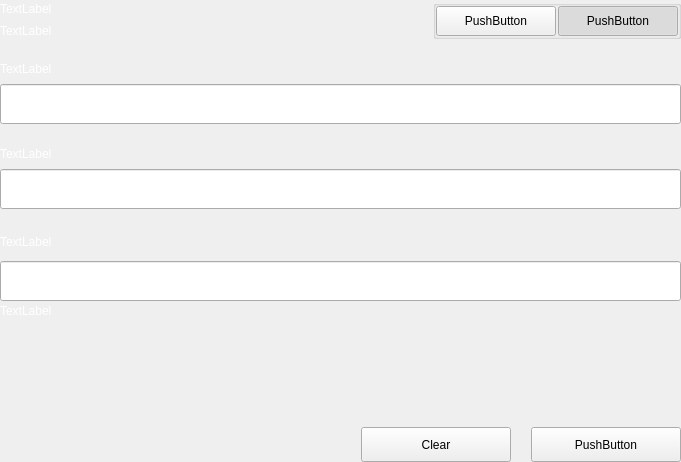
<?xml version="1.0" encoding="UTF-8"?>
<ui version="4.0">
 <class>SettingsBitToolWidget</class>
 <widget class="QWidget" name="SettingsBitToolWidget">
  <property name="geometry">
   <rect>
    <x>0</x>
    <y>0</y>
    <width>681</width>
    <height>462</height>
   </rect>
  </property>
  <property name="windowTitle">
   <string>Form</string>
  </property>
  <layout class="QVBoxLayout" name="verticalLayout">
   <property name="spacing">
    <number>0</number>
   </property>
   <property name="leftMargin">
    <number>0</number>
   </property>
   <property name="topMargin">
    <number>0</number>
   </property>
   <property name="rightMargin">
    <number>0</number>
   </property>
   <property name="bottomMargin">
    <number>0</number>
   </property>
   <item>
    <widget class="QWidget" name="left" native="true">
     <layout class="QVBoxLayout" name="verticalLayout_3">
      <property name="leftMargin">
       <number>0</number>
      </property>
      <property name="topMargin">
       <number>0</number>
      </property>
      <property name="rightMargin">
       <number>0</number>
      </property>
      <property name="bottomMargin">
       <number>0</number>
      </property>
      <item>
       <layout class="QVBoxLayout" name="verticalLayout_2">
        <property name="spacing">
         <number>0</number>
        </property>
        <item>
         <layout class="QHBoxLayout" name="horizontalLayout_3" stretch="3,1">
          <property name="spacing">
           <number>40</number>
          </property>
          <item>
           <layout class="QVBoxLayout" name="verticalLayoutTitle">
            <property name="spacing">
             <number>5</number>
            </property>
            <item>
             <widget class="QLabel" name="labelTitle">
              <property name="styleSheet">
               <string notr="true">color:white;</string>
              </property>
              <property name="text">
               <string>TextLabel</string>
              </property>
             </widget>
            </item>
            <item>
             <widget class="QLabel" name="labelSubtitle1">
              <property name="styleSheet">
               <string notr="true">color:white;</string>
              </property>
              <property name="text">
               <string>TextLabel</string>
              </property>
              <property name="wordWrap">
               <bool>true</bool>
              </property>
             </widget>
            </item>
           </layout>
          </item>
          <item alignment="Qt::AlignTop">
           <widget class="QGroupBox" name="groupBox">
            <property name="title">
             <string/>
            </property>
            <property name="alignment">
             <set>Qt::AlignLeading|Qt::AlignLeft|Qt::AlignTop</set>
            </property>
            <layout class="QHBoxLayout" name="horizontalLayout_4">
             <property name="spacing">
              <number>2</number>
             </property>
             <property name="leftMargin">
              <number>0</number>
             </property>
             <property name="topMargin">
              <number>0</number>
             </property>
             <property name="rightMargin">
              <number>0</number>
             </property>
             <property name="bottomMargin">
              <number>0</number>
             </property>
             <item>
              <spacer name="horizontalSpacer">
               <property name="orientation">
                <enum>Qt::Horizontal</enum>
               </property>
               <property name="sizeHint" stdset="0">
                <size>
                 <width>40</width>
                 <height>20</height>
                </size>
               </property>
              </spacer>
             </item>
             <item>
              <widget class="QPushButton" name="pushLeft">
               <property name="minimumSize">
                <size>
                 <width>120</width>
                 <height>30</height>
                </size>
               </property>
               <property name="maximumSize">
                <size>
                 <width>120</width>
                 <height>30</height>
                </size>
               </property>
               <property name="text">
                <string>PushButton</string>
               </property>
               <property name="checkable">
                <bool>true</bool>
               </property>
               <property name="autoExclusive">
                <bool>true</bool>
               </property>
              </widget>
             </item>
             <item>
              <widget class="QPushButton" name="pushRight">
               <property name="minimumSize">
                <size>
                 <width>120</width>
                 <height>30</height>
                </size>
               </property>
               <property name="maximumSize">
                <size>
                 <width>120</width>
                 <height>30</height>
                </size>
               </property>
               <property name="text">
                <string>PushButton</string>
               </property>
               <property name="checkable">
                <bool>true</bool>
               </property>
               <property name="checked">
                <bool>true</bool>
               </property>
               <property name="autoExclusive">
                <bool>true</bool>
               </property>
              </widget>
             </item>
            </layout>
           </widget>
          </item>
         </layout>
        </item>
        <item>
         <widget class="QSlideStackedWidget" name="stackedWidget">
          <property name="currentIndex">
           <number>0</number>
          </property>
          <widget class="QWidget" name="pageEncrypt">
           <layout class="QVBoxLayout" name="verticalLayout_11">
            <property name="spacing">
             <number>0</number>
            </property>
            <property name="leftMargin">
             <number>0</number>
            </property>
            <property name="topMargin">
             <number>0</number>
            </property>
            <property name="rightMargin">
             <number>0</number>
            </property>
            <property name="bottomMargin">
             <number>0</number>
            </property>
            <item>
             <spacer name="verticalSpacer_8">
              <property name="orientation">
               <enum>Qt::Vertical</enum>
              </property>
              <property name="sizeType">
               <enum>QSizePolicy::Fixed</enum>
              </property>
              <property name="sizeHint" stdset="0">
               <size>
                <width>20</width>
                <height>20</height>
               </size>
              </property>
             </spacer>
            </item>
            <item>
             <widget class="QWidget" name="containerAddressEnc" native="true">
              <layout class="QVBoxLayout" name="containerAddressEncLayout">
               <property name="spacing">
                <number>5</number>
               </property>
               <property name="leftMargin">
                <number>0</number>
               </property>
               <property name="topMargin">
                <number>0</number>
               </property>
               <property name="rightMargin">
                <number>0</number>
               </property>
               <property name="bottomMargin">
                <number>0</number>
               </property>
               <item>
                <widget class="QLabel" name="labelSubtitleAddress">
                 <property name="minimumSize">
                  <size>
                   <width>0</width>
                   <height>20</height>
                  </size>
                 </property>
                 <property name="maximumSize">
                  <size>
                   <width>16777215</width>
                   <height>20</height>
                  </size>
                 </property>
                 <property name="styleSheet">
                  <string notr="true">color:white;</string>
                 </property>
                 <property name="text">
                  <string>TextLabel</string>
                 </property>
                </widget>
               </item>
               <item>
                <widget class="QLineEdit" name="addressIn_ENC">
                 <property name="minimumSize">
                  <size>
                   <width>0</width>
                   <height>40</height>
                  </size>
                 </property>
                 <property name="maximumSize">
                  <size>
                   <width>16777215</width>
                   <height>40</height>
                  </size>
                 </property>
                </widget>
               </item>
              </layout>
             </widget>
            </item>
            <item>
             <spacer name="verticalSpacer_6">
              <property name="orientation">
               <enum>Qt::Vertical</enum>
              </property>
              <property name="sizeType">
               <enum>QSizePolicy::Fixed</enum>
              </property>
              <property name="sizeHint" stdset="0">
               <size>
                <width>20</width>
                <height>20</height>
               </size>
              </property>
             </spacer>
            </item>
            <item>
             <widget class="QWidget" name="containerAddress" native="true">
              <layout class="QHBoxLayout" name="horizontalLayout_9" stretch="2">
               <property name="spacing">
                <number>0</number>
               </property>
               <property name="leftMargin">
                <number>0</number>
               </property>
               <property name="topMargin">
                <number>0</number>
               </property>
               <property name="rightMargin">
                <number>0</number>
               </property>
               <property name="bottomMargin">
                <number>0</number>
               </property>
               <item>
                <layout class="QVBoxLayout" name="verticalLayout_8">
                 <property name="spacing">
                  <number>5</number>
                 </property>
                 <item>
                  <widget class="QLabel" name="labelSubtitleMessage">
                   <property name="minimumSize">
                    <size>
                     <width>0</width>
                     <height>20</height>
                    </size>
                   </property>
                   <property name="maximumSize">
                    <size>
                     <width>16777215</width>
                     <height>20</height>
                    </size>
                   </property>
                   <property name="styleSheet">
                    <string notr="true">color:white;</string>
                   </property>
                   <property name="text">
                    <string>TextLabel</string>
                   </property>
                  </widget>
                 </item>
                 <item>
                  <widget class="QLineEdit" name="passphraseIn_ENC">
                   <property name="minimumSize">
                    <size>
                     <width>0</width>
                     <height>40</height>
                    </size>
                   </property>
                   <property name="maximumSize">
                    <size>
                     <width>16777215</width>
                     <height>40</height>
                    </size>
                   </property>
                  </widget>
                 </item>
                </layout>
               </item>
              </layout>
             </widget>
            </item>
            <item>
             <spacer name="verticalSpacer_7">
              <property name="orientation">
               <enum>Qt::Vertical</enum>
              </property>
              <property name="sizeType">
               <enum>QSizePolicy::Fixed</enum>
              </property>
              <property name="sizeHint" stdset="0">
               <size>
                <width>20</width>
                <height>20</height>
               </size>
              </property>
             </spacer>
            </item>
            <item>
             <widget class="QWidget" name="widget_2" native="true">
              <property name="minimumSize">
               <size>
                <width>0</width>
                <height>75</height>
               </size>
              </property>
              <property name="maximumSize">
               <size>
                <width>16777215</width>
                <height>16777215</height>
               </size>
              </property>
              <layout class="QVBoxLayout" name="verticalLayout_6">
               <property name="leftMargin">
                <number>0</number>
               </property>
               <property name="topMargin">
                <number>0</number>
               </property>
               <property name="rightMargin">
                <number>0</number>
               </property>
               <property name="bottomMargin">
                <number>0</number>
               </property>
               <item>
                <widget class="QLabel" name="labelSubtitleEncryptedKey">
                 <property name="minimumSize">
                  <size>
                   <width>0</width>
                   <height>20</height>
                  </size>
                 </property>
                 <property name="maximumSize">
                  <size>
                   <width>16777215</width>
                   <height>20</height>
                  </size>
                 </property>
                 <property name="styleSheet">
                  <string notr="true">color:white;</string>
                 </property>
                 <property name="text">
                  <string>TextLabel</string>
                 </property>
                </widget>
               </item>
               <item>
                <widget class="QLineEdit" name="encryptedKeyOut_ENC">
                 <property name="minimumSize">
                  <size>
                   <width>0</width>
                   <height>40</height>
                  </size>
                 </property>
                 <property name="maximumSize">
                  <size>
                   <width>16777215</width>
                   <height>40</height>
                  </size>
                 </property>
                </widget>
               </item>
              </layout>
             </widget>
            </item>
            <item>
             <widget class="QLabel" name="statusLabel_ENC">
              <property name="styleSheet">
               <string notr="true">color:white;</string>
              </property>
              <property name="text">
               <string>TextLabel</string>
              </property>
             </widget>
            </item>
            <item>
             <spacer name="verticalSpacer_5">
              <property name="orientation">
               <enum>Qt::Vertical</enum>
              </property>
              <property name="sizeType">
               <enum>QSizePolicy::Expanding</enum>
              </property>
              <property name="sizeHint" stdset="0">
               <size>
                <width>20</width>
                <height>20</height>
               </size>
              </property>
             </spacer>
            </item>
            <item>
             <layout class="QHBoxLayout" name="horizontalLayout_8">
              <property name="spacing">
               <number>0</number>
              </property>
              <item>
               <spacer name="horizontalSpacer_6">
                <property name="orientation">
                 <enum>Qt::Horizontal</enum>
                </property>
                <property name="sizeType">
                 <enum>QSizePolicy::Expanding</enum>
                </property>
                <property name="sizeHint" stdset="0">
                 <size>
                  <width>40</width>
                  <height>20</height>
                 </size>
                </property>
               </spacer>
              </item>
              <item>
               <widget class="QPushButton" name="pushButtonClear">
                <property name="minimumSize">
                 <size>
                  <width>150</width>
                  <height>35</height>
                 </size>
                </property>
                <property name="maximumSize">
                 <size>
                  <width>16777215</width>
                  <height>35</height>
                 </size>
                </property>
                <property name="text">
                 <string>Clear</string>
                </property>
               </widget>
              </item>
              <item>
               <spacer name="horizontalSpacer_2">
                <property name="orientation">
                 <enum>Qt::Horizontal</enum>
                </property>
                <property name="sizeType">
                 <enum>QSizePolicy::Fixed</enum>
                </property>
                <property name="sizeHint" stdset="0">
                 <size>
                  <width>20</width>
                  <height>20</height>
                 </size>
                </property>
               </spacer>
              </item>
              <item>
               <widget class="QPushButton" name="pushButtonEncrypt">
                <property name="minimumSize">
                 <size>
                  <width>150</width>
                  <height>35</height>
                 </size>
                </property>
                <property name="maximumSize">
                 <size>
                  <width>150</width>
                  <height>35</height>
                 </size>
                </property>
                <property name="text">
                 <string>PushButton</string>
                </property>
               </widget>
              </item>
             </layout>
            </item>
           </layout>
          </widget>
          <widget class="QWidget" name="pageDecrypt">
           <layout class="QVBoxLayout" name="verticalLayout_5">
            <property name="spacing">
             <number>0</number>
            </property>
            <property name="leftMargin">
             <number>0</number>
            </property>
            <property name="topMargin">
             <number>0</number>
            </property>
            <property name="rightMargin">
             <number>0</number>
            </property>
            <property name="bottomMargin">
             <number>0</number>
            </property>
            <item>
             <widget class="QWidget" name="widget" native="true">
              <property name="minimumSize">
               <size>
                <width>0</width>
                <height>100</height>
               </size>
              </property>
              <layout class="QVBoxLayout" name="verticalLayout_4">
               <property name="spacing">
                <number>0</number>
               </property>
               <property name="leftMargin">
                <number>0</number>
               </property>
               <property name="topMargin">
                <number>0</number>
               </property>
               <property name="rightMargin">
                <number>0</number>
               </property>
               <property name="bottomMargin">
                <number>0</number>
               </property>
               <item>
                <spacer name="verticalSpacer_2">
                 <property name="orientation">
                  <enum>Qt::Vertical</enum>
                 </property>
                 <property name="sizeType">
                  <enum>QSizePolicy::Fixed</enum>
                 </property>
                 <property name="sizeHint" stdset="0">
                  <size>
                   <width>20</width>
                   <height>20</height>
                  </size>
                 </property>
                </spacer>
               </item>
               <item>
                <layout class="QVBoxLayout" name="verticalLayout_7">
                 <property name="spacing">
                  <number>9</number>
                 </property>
                 <item>
                  <widget class="QLabel" name="labelSubtitleKey">
                   <property name="minimumSize">
                    <size>
                     <width>0</width>
                     <height>20</height>
                    </size>
                   </property>
                   <property name="maximumSize">
                    <size>
                     <width>16777215</width>
                     <height>20</height>
                    </size>
                   </property>
                   <property name="text">
                    <string>TextLabel</string>
                   </property>
                  </widget>
                 </item>
                 <item>
                  <widget class="QLineEdit" name="lineEditKey">
                   <property name="minimumSize">
                    <size>
                     <width>0</width>
                     <height>40</height>
                    </size>
                   </property>
                   <property name="maximumSize">
                    <size>
                     <width>16777215</width>
                     <height>40</height>
                    </size>
                   </property>
                  </widget>
                 </item>
                </layout>
               </item>
               <item>
                <spacer name="verticalSpacer_3">
                 <property name="orientation">
                  <enum>Qt::Vertical</enum>
                 </property>
                 <property name="sizeType">
                  <enum>QSizePolicy::Fixed</enum>
                 </property>
                 <property name="sizeHint" stdset="0">
                  <size>
                   <width>20</width>
                   <height>20</height>
                  </size>
                 </property>
                </spacer>
               </item>
               <item>
                <layout class="QVBoxLayout" name="verticalLayout_9">
                 <property name="spacing">
                  <number>9</number>
                 </property>
                 <item>
                  <widget class="QLabel" name="labelSubtitlePassphrase">
                   <property name="maximumSize">
                    <size>
                     <width>16777215</width>
                     <height>20</height>
                    </size>
                   </property>
                   <property name="text">
                    <string>TextLabel</string>
                   </property>
                  </widget>
                 </item>
                 <item>
                  <widget class="QLineEdit" name="lineEditPassphrase">
                   <property name="minimumSize">
                    <size>
                     <width>0</width>
                     <height>40</height>
                    </size>
                   </property>
                   <property name="maximumSize">
                    <size>
                     <width>16777215</width>
                     <height>40</height>
                    </size>
                   </property>
                  </widget>
                 </item>
                </layout>
               </item>
               <item>
                <spacer name="verticalSpacer_4">
                 <property name="orientation">
                  <enum>Qt::Vertical</enum>
                 </property>
                 <property name="sizeType">
                  <enum>QSizePolicy::Fixed</enum>
                 </property>
                 <property name="sizeHint" stdset="0">
                  <size>
                   <width>20</width>
                   <height>20</height>
                  </size>
                 </property>
                </spacer>
               </item>
               <item>
                <widget class="QWidget" name="widget_3" native="true">
                 <property name="sizePolicy">
                  <sizepolicy hsizetype="Preferred" vsizetype="Fixed">
                   <horstretch>0</horstretch>
                   <verstretch>0</verstretch>
                  </sizepolicy>
                 </property>
                 <layout class="QVBoxLayout" name="verticalLayout_10">
                  <property name="spacing">
                   <number>9</number>
                  </property>
                  <property name="leftMargin">
                   <number>0</number>
                  </property>
                  <property name="topMargin">
                   <number>0</number>
                  </property>
                  <property name="rightMargin">
                   <number>0</number>
                  </property>
                  <property name="bottomMargin">
                   <number>0</number>
                  </property>
                  <item>
                   <widget class="QLabel" name="labelSubtitleDecryptResult">
                    <property name="minimumSize">
                     <size>
                      <width>0</width>
                      <height>20</height>
                     </size>
                    </property>
                    <property name="maximumSize">
                     <size>
                      <width>16777215</width>
                      <height>20</height>
                     </size>
                    </property>
                    <property name="text">
                     <string>Decrypt Address Result</string>
                    </property>
                   </widget>
                  </item>
                  <item>
                   <widget class="QWidget" name="widget_4" native="true">
                    <layout class="QHBoxLayout" name="horizontalLayout" stretch="0,0">
                     <property name="spacing">
                      <number>5</number>
                     </property>
                     <property name="leftMargin">
                      <number>0</number>
                     </property>
                     <property name="topMargin">
                      <number>0</number>
                     </property>
                     <property name="rightMargin">
                      <number>0</number>
                     </property>
                     <property name="bottomMargin">
                      <number>0</number>
                     </property>
                     <item>
                      <widget class="QLineEdit" name="lineEditDecryptResult">
                       <property name="minimumSize">
                        <size>
                         <width>0</width>
                         <height>40</height>
                        </size>
                       </property>
                       <property name="maximumSize">
                        <size>
                         <width>16777215</width>
                         <height>40</height>
                        </size>
                       </property>
                      </widget>
                     </item>
                     <item>
                      <widget class="QPushButton" name="pushButtonImport">
                       <property name="sizePolicy">
                        <sizepolicy hsizetype="Fixed" vsizetype="Fixed">
                         <horstretch>0</horstretch>
                         <verstretch>0</verstretch>
                        </sizepolicy>
                       </property>
                       <property name="minimumSize">
                        <size>
                         <width>140</width>
                         <height>40</height>
                        </size>
                       </property>
                       <property name="text">
                        <string>Import Address</string>
                       </property>
                      </widget>
                     </item>
                    </layout>
                   </widget>
                  </item>
                 </layout>
                </widget>
               </item>
               <item>
                <widget class="QLabel" name="statusLabel_DEC">
                 <property name="maximumSize">
                  <size>
                   <width>16777215</width>
                   <height>40</height>
                  </size>
                 </property>
                 <property name="text">
                  <string/>
                 </property>
                </widget>
               </item>
               <item>
                <spacer name="verticalSpacer">
                 <property name="orientation">
                  <enum>Qt::Vertical</enum>
                 </property>
                 <property name="sizeType">
                  <enum>QSizePolicy::Expanding</enum>
                 </property>
                 <property name="sizeHint" stdset="0">
                  <size>
                   <width>20</width>
                   <height>20</height>
                  </size>
                 </property>
                </spacer>
               </item>
               <item>
                <layout class="QHBoxLayout" name="horizontalLayout_7">
                 <property name="spacing">
                  <number>0</number>
                 </property>
                 <item>
                  <spacer name="horizontalSpacer_5">
                   <property name="orientation">
                    <enum>Qt::Horizontal</enum>
                   </property>
                   <property name="sizeType">
                    <enum>QSizePolicy::Expanding</enum>
                   </property>
                   <property name="sizeHint" stdset="0">
                    <size>
                     <width>40</width>
                     <height>20</height>
                    </size>
                   </property>
                  </spacer>
                 </item>
                 <item>
                  <widget class="QPushButton" name="pushButtonDecryptClear">
                   <property name="minimumSize">
                    <size>
                     <width>150</width>
                     <height>40</height>
                    </size>
                   </property>
                   <property name="maximumSize">
                    <size>
                     <width>150</width>
                     <height>40</height>
                    </size>
                   </property>
                   <property name="text">
                    <string>Clear</string>
                   </property>
                  </widget>
                 </item>
                 <item>
                  <spacer name="horizontalSpacer_3">
                   <property name="orientation">
                    <enum>Qt::Horizontal</enum>
                   </property>
                   <property name="sizeType">
                    <enum>QSizePolicy::Fixed</enum>
                   </property>
                   <property name="sizeHint" stdset="0">
                    <size>
                     <width>20</width>
                     <height>20</height>
                    </size>
                   </property>
                  </spacer>
                 </item>
                 <item>
                  <widget class="QPushButton" name="pushButtonDecrypt">
                   <property name="minimumSize">
                    <size>
                     <width>150</width>
                     <height>40</height>
                    </size>
                   </property>
                   <property name="maximumSize">
                    <size>
                     <width>150</width>
                     <height>40</height>
                    </size>
                   </property>
                   <property name="text">
                    <string>PushButton</string>
                   </property>
                  </widget>
                 </item>
                </layout>
               </item>
              </layout>
             </widget>
            </item>
           </layout>
          </widget>
         </widget>
        </item>
       </layout>
      </item>
     </layout>
    </widget>
   </item>
  </layout>
 </widget>
 <customwidgets>
  <customwidget>
   <class>QSlideStackedWidget</class>
   <extends>QStackedWidget</extends>
   <header>qt/qslidestakingwidget.h</header>
   <container>1</container>
  </customwidget>
 </customwidgets>
 <resources/>
 <connections/>
</ui>
